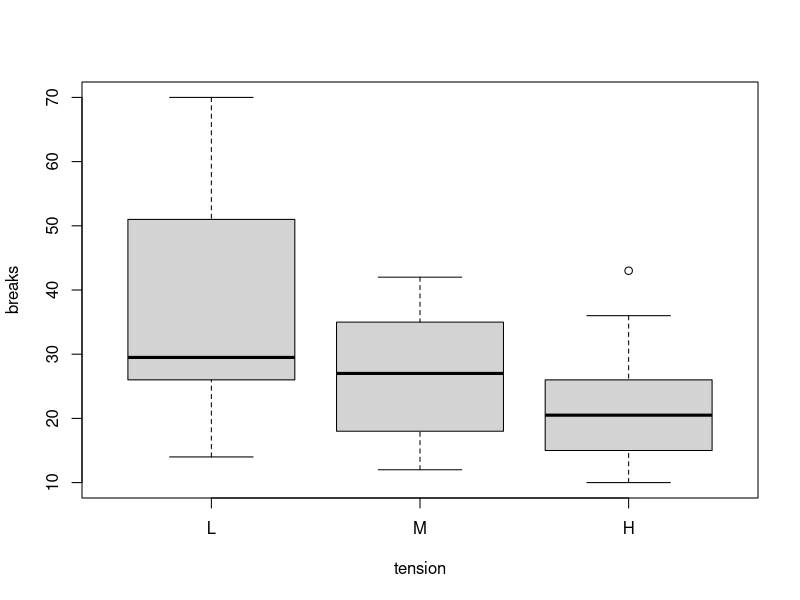

This chart was generated by the following R code:
# ANOVA de Welch
# Estatística e Ciência de Dados — ICTIN/UFLA
# Exemplo reproduzível com dados de R ou dos pacotes indicados.

resultado <- oneway.test(breaks ~ tension, data = warpbreaks,
                       var.equal = FALSE)
print(resultado)
boxplot(breaks ~ tension, data = warpbreaks)
